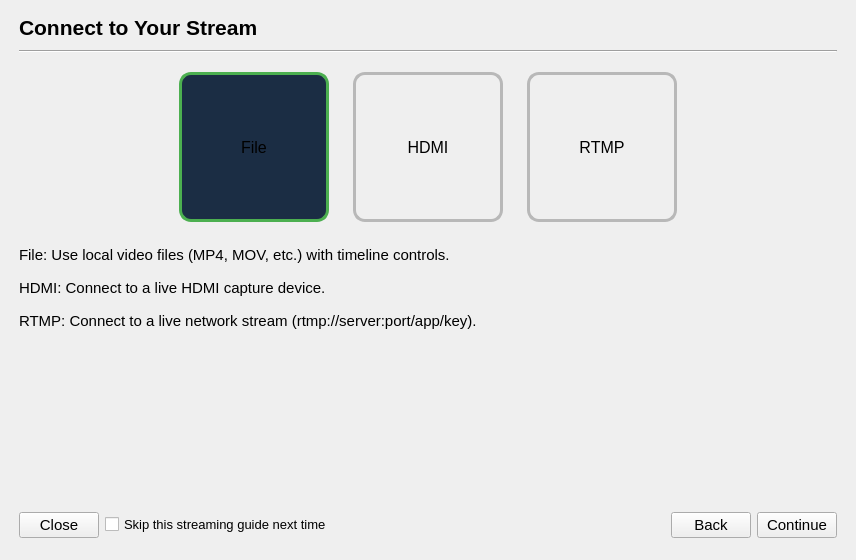
<?xml version="1.0" encoding="UTF-8"?>
<ui version="4.0">
 <class>StreamingGuide</class>
 <widget class="QDialog" name="StreamingGuide">
  <property name="geometry">
   <rect>
    <x>0</x>
    <y>0</y>
    <width>760</width>
    <height>560</height>
   </rect>
  </property>
  <property name="windowTitle">
   <string>Streaming Setup Guide</string>
  </property>
  <layout class="QVBoxLayout" name="verticalLayout">
   <property name="leftMargin">
    <number>10</number>
   </property>
   <property name="topMargin">
    <number>10</number>
   </property>
   <property name="rightMargin">
    <number>10</number>
   </property>
   <property name="bottomMargin">
    <number>10</number>
   </property>
   <item>
    <widget class="QStackedWidget" name="stackedWidget">
     <property name="currentIndex">
      <number>0</number>
     </property>
     <widget class="QWidget" name="pageSource">
      <layout class="QVBoxLayout" name="verticalLayout_source">
       <property name="spacing">
        <number>10</number>
       </property>
       <property name="topMargin">
        <number>5</number>
       </property>
       <item>
        <widget class="QLabel" name="labelPageSourceTitle">
         <property name="font">
          <font>
           <pointsize>16</pointsize>
           <bold>true</bold>
          </font>
         </property>
         <property name="text">
          <string>Connect to Your Stream</string>
         </property>
        </widget>
       </item>
       <item>
        <widget class="Line" name="line_source">
         <property name="orientation">
          <enum>Qt::Horizontal</enum>
         </property>
        </widget>
       </item>
       <item>
        <layout class="QVBoxLayout" name="verticalLayout_streamSelection">
         <property name="spacing">
          <number>15</number>
         </property>
         <item>
          <widget class="QWidget" name="streamTypeButtonWidget" native="true">
           <layout class="QHBoxLayout" name="horizontalLayout_streamButtons">
            <property name="spacing">
             <number>24</number>
            </property>
            <property name="leftMargin">
             <number>0</number>
            </property>
            <property name="rightMargin">
             <number>0</number>
            </property>
            <item>
             <spacer name="streamButtonsLeftSpacer">
              <property name="orientation">
               <enum>Qt::Horizontal</enum>
              </property>
              <property name="sizeType">
               <enum>QSizePolicy::Expanding</enum>
              </property>
              <property name="sizeHint" stdset="0">
               <size>
                <width>20</width>
                <height>20</height>
               </size>
              </property>
             </spacer>
            </item>
            <item>
             <widget class="QToolButton" name="fileButton">
              <property name="minimumSize">
               <size>
                <width>150</width>
                <height>150</height>
               </size>
              </property>
              <property name="maximumSize">
               <size>
                <width>180</width>
                <height>180</height>
               </size>
              </property>
              <property name="font">
               <font>
                <pointsize>12</pointsize>
               </font>
              </property>
              <property name="toolTip">
               <string>Pre-recorded video file with playback controls</string>
              </property>
              <property name="styleSheet">
               <string notr="true">QToolButton { border: 3px solid palette(mid); border-radius: 12px; padding: 10px; }
QToolButton:checked { border-color: #4CAF50; background-color: #1b2d44; }</string>
              </property>
              <property name="text">
               <string>File</string>
              </property>
              <property name="iconSize">
               <size>
                <width>72</width>
                <height>72</height>
               </size>
              </property>
              <property name="checkable">
               <bool>true</bool>
              </property>
              <property name="checked">
               <bool>true</bool>
              </property>
              <property name="toolButtonStyle">
               <enum>Qt::ToolButtonTextUnderIcon</enum>
              </property>
             </widget>
            </item>
            <item>
             <widget class="QToolButton" name="hdmiButton">
              <property name="minimumSize">
               <size>
                <width>150</width>
                <height>150</height>
               </size>
              </property>
              <property name="maximumSize">
               <size>
                <width>180</width>
                <height>180</height>
               </size>
              </property>
              <property name="font">
               <font>
                <pointsize>12</pointsize>
               </font>
              </property>
              <property name="toolTip">
               <string>Live HDMI capture device (enter device index)</string>
              </property>
              <property name="styleSheet">
               <string notr="true">QToolButton { border: 3px solid palette(mid); border-radius: 12px; padding: 10px; }
QToolButton:checked { border-color: #4CAF50; background-color: #1b2d44; }</string>
              </property>
              <property name="text">
               <string>HDMI</string>
              </property>
              <property name="iconSize">
               <size>
                <width>72</width>
                <height>72</height>
               </size>
              </property>
              <property name="checkable">
               <bool>true</bool>
              </property>
              <property name="toolButtonStyle">
               <enum>Qt::ToolButtonTextUnderIcon</enum>
              </property>
             </widget>
            </item>
            <item>
             <widget class="QToolButton" name="rtmpButton">
              <property name="minimumSize">
               <size>
                <width>150</width>
                <height>150</height>
               </size>
              </property>
              <property name="maximumSize">
               <size>
                <width>180</width>
                <height>180</height>
               </size>
              </property>
              <property name="font">
               <font>
                <pointsize>12</pointsize>
               </font>
              </property>
              <property name="toolTip">
               <string>Network stream via RTMP URL</string>
              </property>
              <property name="styleSheet">
               <string notr="true">QToolButton { border: 3px solid palette(mid); border-radius: 12px; padding: 10px; }
QToolButton:checked { border-color: #4CAF50; background-color: #1b2d44; }</string>
              </property>
              <property name="text">
               <string>RTMP</string>
              </property>
              <property name="iconSize">
               <size>
                <width>72</width>
                <height>72</height>
               </size>
              </property>
              <property name="checkable">
               <bool>true</bool>
              </property>
              <property name="toolButtonStyle">
               <enum>Qt::ToolButtonTextUnderIcon</enum>
              </property>
             </widget>
            </item>
            <item>
             <spacer name="streamButtonsRightSpacer">
              <property name="orientation">
               <enum>Qt::Horizontal</enum>
              </property>
              <property name="sizeType">
               <enum>QSizePolicy::Expanding</enum>
              </property>
              <property name="sizeHint" stdset="0">
               <size>
                <width>20</width>
                <height>20</height>
               </size>
              </property>
             </spacer>
            </item>
           </layout>
          </widget>
         </item>
         <item>
          <widget class="QLabel" name="labelFileDescription">
           <property name="font">
            <font>
             <pointsize>11</pointsize>
            </font>
           </property>
           <property name="text">
            <string>File: Use local video files (MP4, MOV, etc.) with timeline controls.</string>
           </property>
           <property name="wordWrap">
            <bool>true</bool>
           </property>
          </widget>
         </item>
         <item>
          <widget class="QLabel" name="labelHdmiDescription">
           <property name="font">
            <font>
             <pointsize>11</pointsize>
            </font>
           </property>
           <property name="text">
            <string>HDMI: Connect to a live HDMI capture device.</string>
           </property>
           <property name="wordWrap">
            <bool>true</bool>
           </property>
          </widget>
         </item>
         <item>
          <widget class="QLabel" name="labelRtmpDescription">
           <property name="font">
            <font>
             <pointsize>11</pointsize>
            </font>
           </property>
           <property name="text">
            <string>RTMP: Connect to a live network stream (rtmp://server:port/app/key).</string>
           </property>
           <property name="wordWrap">
            <bool>true</bool>
           </property>
          </widget>
         </item>
         <item>
          <spacer name="verticalSpacer_source">
           <property name="orientation">
            <enum>Qt::Vertical</enum>
           </property>
           <property name="sizeType">
            <enum>QSizePolicy::Expanding</enum>
           </property>
           <property name="sizeHint" stdset="0">
            <size>
             <width>20</width>
             <height>40</height>
            </size>
           </property>
          </spacer>
         </item>
        </layout>
       </item>
      </layout>
     </widget>
     <widget class="QWidget" name="pageConnection">
      <layout class="QVBoxLayout" name="verticalLayout_connection">
       <property name="spacing">
        <number>10</number>
       </property>
       <property name="topMargin">
        <number>5</number>
       </property>
       <item>
        <widget class="QLabel" name="labelPageConnectionTitle">
         <property name="font">
          <font>
           <pointsize>16</pointsize>
           <bold>true</bold>
          </font>
         </property>
         <property name="text">
          <string>Connection Details</string>
         </property>
        </widget>
       </item>
       <item>
        <widget class="Line" name="line_connection">
         <property name="orientation">
          <enum>Qt::Horizontal</enum>
         </property>
        </widget>
       </item>
       <item>
        <widget class="QLabel" name="labelConnectionInstructions">
         <property name="font">
          <font>
           <pointsize>12</pointsize>
          </font>
         </property>
         <property name="text">
          <string>Provide the path or URL for your selected stream type. You can optionally auto-connect when the guide is finished.</string>
         </property>
         <property name="wordWrap">
          <bool>true</bool>
         </property>
        </widget>
       </item>
       <item>
        <layout class="QGridLayout" name="gridLayout_connection">
         <item row="0" column="0">
          <widget class="QLabel" name="labelStreamUrl">
           <property name="font">
            <font>
             <pointsize>12</pointsize>
            </font>
           </property>
           <property name="text">
            <string>Stream URL/Path:</string>
           </property>
          </widget>
         </item>
         <item row="0" column="1">
          <layout class="QHBoxLayout" name="horizontalLayout_url">
           <item>
            <widget class="QLineEdit" name="streamUrlLineEdit">
             <property name="placeholderText">
              <string>Click Browse to select a file or enter a URL...</string>
             </property>
            </widget>
           </item>
           <item>
            <widget class="QPushButton" name="browseButton">
             <property name="font">
              <font>
               <pointsize>11</pointsize>
              </font>
             </property>
             <property name="text">
              <string>Browse...</string>
             </property>
            </widget>
           </item>
          </layout>
         </item>
         <item row="2" column="0">
          <widget class="QLabel" name="labelAutoConnect">
           <property name="font">
            <font>
             <pointsize>12</pointsize>
            </font>
           </property>
           <property name="text">
            <string>Auto Connect:</string>
           </property>
          </widget>
         </item>
         <item row="2" column="1">
          <widget class="QCheckBox" name="autoConnectCheckBox">
           <property name="font">
            <font>
             <pointsize>11</pointsize>
            </font>
           </property>
           <property name="text">
            <string>Connect as soon as the guide finishes</string>
           </property>
          </widget>
         </item>
         <item row="1" column="0">
          <widget class="QLabel" name="labelHdmiDevices">
           <property name="font">
            <font>
             <pointsize>12</pointsize>
            </font>
           </property>
           <property name="text">
            <string>Capture Devices:</string>
           </property>
          </widget>
         </item>
         <item row="1" column="1">
          <layout class="QHBoxLayout" name="horizontalLayout_hdmiDevices">
           <item>
            <widget class="QComboBox" name="deviceComboBox">
             <property name="enabled">
              <bool>true</bool>
             </property>
            </widget>
           </item>
           <item>
            <widget class="QPushButton" name="scanDevicesButton">
             <property name="font">
              <font>
               <pointsize>11</pointsize>
              </font>
             </property>
             <property name="text">
              <string>Scan...</string>
             </property>
            </widget>
           </item>
          </layout>
         </item>
         <item row="3" column="0">
          <spacer name="verticalSpacer_resolution">
           <property name="orientation">
            <enum>Qt::Vertical</enum>
           </property>
           <property name="sizeHint" stdset="0">
            <size>
             <width>20</width>
             <height>20</height>
            </size>
           </property>
          </spacer>
         </item>
         <item row="3" column="1">
          <spacer name="verticalSpacer_resolution2">
           <property name="orientation">
            <enum>Qt::Vertical</enum>
           </property>
           <property name="sizeHint" stdset="0">
            <size>
             <width>20</width>
             <height>20</height>
            </size>
           </property>
          </spacer>
         </item>
         <item row="4" column="0">
          <widget class="QLabel" name="labelProcessingResolution">
           <property name="font">
            <font>
             <pointsize>12</pointsize>
            </font>
           </property>
           <property name="text">
            <string>Processing Resolution:</string>
           </property>
          </widget>
         </item>
         <item row="4" column="1">
          <widget class="QWidget" name="resolutionSliderWidget" native="true">
           <property name="minimumSize">
            <size>
             <width>400</width>
             <height>60</height>
            </size>
           </property>
          </widget>
         </item>
        </layout>
       </item>
       <item>
        <spacer name="verticalSpacer_connection">
         <property name="orientation">
          <enum>Qt::Vertical</enum>
         </property>
         <property name="sizeType">
          <enum>QSizePolicy::Expanding</enum>
         </property>
         <property name="sizeHint" stdset="0">
          <size>
           <width>20</width>
           <height>40</height>
          </size>
         </property>
        </spacer>
       </item>
      </layout>
     </widget>
     <widget class="QWidget" name="pageCapture">
      <layout class="QVBoxLayout" name="verticalLayout_capture">
       <property name="topMargin">
        <number>5</number>
       </property>
       <item>
        <widget class="QLabel" name="labelPageCaptureTitle">
         <property name="font">
          <font>
           <pointsize>16</pointsize>
           <bold>true</bold>
          </font>
         </property>
         <property name="text">
          <string>Image Capture Information</string>
         </property>
        </widget>
       </item>
       <item>
        <widget class="Line" name="line_capture">
         <property name="orientation">
          <enum>Qt::Horizontal</enum>
         </property>
        </widget>
       </item>
       <item>
        <widget class="QWidget" name="widgetDrone" native="true">
         <layout class="QVBoxLayout" name="verticalLayout_drone">
          <item>
           <widget class="QLabel" name="labelDrone">
            <property name="font">
             <font>
              <pointsize>12</pointsize>
             </font>
            </property>
            <property name="text">
             <string>What drone/camera was used to capture images?</string>
            </property>
           </widget>
          </item>
          <item>
           <widget class="QComboBox" name="droneComboBox">
            <property name="font">
             <font>
              <pointsize>11</pointsize>
             </font>
            </property>
            <property name="editable">
             <bool>false</bool>
            </property>
           </widget>
          </item>
         </layout>
        </widget>
       </item>
       <item>
        <widget class="QWidget" name="widgetAltitude" native="true">
         <layout class="QVBoxLayout" name="verticalLayout_altitude">
          <item>
           <widget class="QLabel" name="labelAltitude">
            <property name="font">
             <font>
              <pointsize>12</pointsize>
             </font>
            </property>
            <property name="text">
             <string>At what above ground level (AGL) altitude was the drone flying?</string>
            </property>
           </widget>
          </item>
          <item>
           <layout class="QHBoxLayout" name="horizontalLayout_altitude">
            <item>
             <widget class="QSlider" name="altitudeSlider">
              <property name="layoutDirection">
               <enum>Qt::LeftToRight</enum>
              </property>
              <property name="minimum">
               <number>0</number>
              </property>
              <property name="maximum">
               <number>600</number>
              </property>
              <property name="value">
               <number>100</number>
              </property>
              <property name="orientation">
               <enum>Qt::Horizontal</enum>
              </property>
             </widget>
            </item>
            <item>
             <widget class="QSpinBox" name="altitudeSpinBox">
              <property name="font">
               <font>
                <pointsize>11</pointsize>
               </font>
              </property>
              <property name="minimum">
               <number>0</number>
              </property>
              <property name="maximum">
               <number>1000</number>
              </property>
              <property name="value">
               <number>100</number>
              </property>
             </widget>
            </item>
            <item>
             <widget class="QComboBox" name="altitudeUnitComboBox">
              <property name="font">
               <font>
                <pointsize>11</pointsize>
               </font>
              </property>
              <item>
               <property name="text">
                <string>ft</string>
               </property>
              </item>
              <item>
               <property name="text">
                <string>m</string>
               </property>
              </item>
             </widget>
            </item>
           </layout>
          </item>
         </layout>
        </widget>
       </item>
       <item>
        <spacer name="verticalSpacer_capture1">
         <property name="orientation">
          <enum>Qt::Vertical</enum>
         </property>
         <property name="sizeType">
          <enum>QSizePolicy::Fixed</enum>
         </property>
         <property name="sizeHint" stdset="0">
          <size>
           <width>20</width>
           <height>20</height>
          </size>
         </property>
        </spacer>
       </item>
       <item>
        <widget class="QWidget" name="gsdWidget" native="true">
         <layout class="QVBoxLayout" name="verticalLayout_gsd">
          <item>
           <widget class="QLabel" name="labelGSDTitle">
            <property name="font">
             <font>
              <pointsize>12</pointsize>
              <bold>true</bold>
             </font>
            </property>
            <property name="text">
             <string>Estimated Ground Sampling Distance (GSD):</string>
            </property>
           </widget>
          </item>
          <item>
           <widget class="QTextEdit" name="gsdTextEdit">
            <property name="maximumSize">
             <size>
              <width>16777215</width>
              <height>100</height>
             </size>
            </property>
            <property name="font">
             <font>
              <pointsize>11</pointsize>
             </font>
            </property>
            <property name="readOnly">
             <bool>true</bool>
            </property>
            <property name="html">
             <string>&lt;!DOCTYPE HTML PUBLIC &quot;-//W3C//DTD HTML 4.0//EN&quot; &quot;http://www.w3.org/TR/REC-html40/strict.dtd&quot;&gt;
&lt;html&gt;&lt;head&gt;&lt;meta name=&quot;qrichtext&quot; content=&quot;1&quot; /&gt;&lt;meta charset=&quot;utf-8&quot; /&gt;&lt;style type=&quot;text/css&quot;&gt;
p, li { white-space: pre-wrap; }
hr { height: 1px; border-width: 0; }
li.unchecked::marker { content: &quot;\2610&quot;; }
li.checked::marker { content: &quot;\2612&quot;; }
&lt;/style&gt;&lt;/head&gt;&lt;body style=&quot; font-family:'Segoe UI'; font-size:11pt; font-weight:400; font-style:normal;&quot;&gt;
&lt;p style=&quot;-qt-paragraph-type:empty; margin-top:0px; margin-bottom:0px; margin-left:0px; margin-right:0px; -qt-block-indent:0; text-indent:0px; font-family:'MS Shell Dlg 2'; font-size:9pt;&quot;&gt;&lt;br /&gt;&lt;/p&gt;&lt;/body&gt;&lt;/html&gt;</string>
            </property>
            <property name="placeholderText">
             <string>--</string>
            </property>
           </widget>
          </item>
         </layout>
        </widget>
       </item>
       <item>
        <spacer name="verticalSpacer_capture2">
         <property name="orientation">
          <enum>Qt::Vertical</enum>
         </property>
         <property name="sizeType">
          <enum>QSizePolicy::Expanding</enum>
         </property>
         <property name="sizeHint" stdset="0">
          <size>
           <width>20</width>
           <height>40</height>
          </size>
         </property>
        </spacer>
       </item>
      </layout>
     </widget>
     <widget class="QWidget" name="pageTargetSize">
      <layout class="QVBoxLayout" name="verticalLayout_targetSize">
       <property name="topMargin">
        <number>5</number>
       </property>
       <item>
        <widget class="QLabel" name="labelPageTargetSizeTitle">
         <property name="font">
          <font>
           <pointsize>16</pointsize>
           <bold>true</bold>
          </font>
         </property>
         <property name="text">
          <string>Search Target Size</string>
         </property>
         <property name="wordWrap">
          <bool>true</bool>
         </property>
        </widget>
       </item>
       <item>
        <widget class="Line" name="line_targetSize">
         <property name="orientation">
          <enum>Qt::Horizontal</enum>
         </property>
        </widget>
       </item>
       <item>
        <widget class="QWidget" name="widgetObjectSize" native="true">
         <layout class="QVBoxLayout" name="verticalLayout_objectSize">
          <item>
           <widget class="QLabel" name="labelObjectSize">
            <property name="font">
             <font>
              <pointsize>12</pointsize>
             </font>
            </property>
            <property name="text">
             <string>Approximately how large are the objects you're wanting to identify?</string>
            </property>
           </widget>
          </item>
          <item>
           <widget class="QWidget" name="objectSizeRangeSliderWidget" native="true">
            <property name="sizePolicy">
             <sizepolicy hsizetype="Preferred" vsizetype="MinimumExpanding">
              <horstretch>0</horstretch>
              <verstretch>0</verstretch>
             </sizepolicy>
            </property>
            <property name="minimumSize">
             <size>
              <width>800</width>
              <height>150</height>
             </size>
            </property>
           </widget>
          </item>
         </layout>
        </widget>
       </item>
       <item>
        <widget class="QLabel" name="labelExamples">
         <property name="font">
          <font>
           <pointsize>12</pointsize>
          </font>
         </property>
         <property name="text">
          <string>&lt;html&gt;&lt;head/&gt;&lt;body&gt;&lt;p&gt;&lt;span style=&quot; font-weight:700;&quot;&gt;More Examples:&lt;/span&gt;&lt;/p&gt;&lt;ul&gt;&lt;li&gt;&amp;nbsp;&amp;nbsp;1 sqft – Hat, Helmet, Plastic Bag &lt;/li&gt;&lt;li&gt;&amp;nbsp;&amp;nbsp;3 sqft – Cat, Daypack &lt;/li&gt;&lt;li&gt;&amp;nbsp;&amp;nbsp;6 sqft – Large Pack, Medium Dog &lt;/li&gt;&lt;li&gt;&amp;nbsp;&amp;nbsp;12 sqft – Sleeping Bag, Large Dog &lt;/li&gt;&lt;li&gt;&amp;nbsp;&amp;nbsp;50 sqft – Small Boat, 2-Person Tent &lt;/li&gt;&lt;li&gt;&amp;nbsp;&amp;nbsp;200 sqft – Car/SUV, Small Pickup Truck, Large Tent &lt;/li&gt;&lt;li&gt;&amp;nbsp;&amp;nbsp;1000 sqft – House &lt;/li&gt;&lt;/ul&gt;&lt;/body&gt;&lt;/html&gt;</string>
         </property>
         <property name="wordWrap">
          <bool>true</bool>
         </property>
        </widget>
       </item>
       <item>
        <spacer name="verticalSpacer_targetSize">
         <property name="orientation">
          <enum>Qt::Vertical</enum>
         </property>
         <property name="sizeType">
          <enum>QSizePolicy::Expanding</enum>
         </property>
         <property name="sizeHint" stdset="0">
          <size>
           <width>20</width>
           <height>40</height>
          </size>
         </property>
        </spacer>
       </item>
      </layout>
     </widget>
     <widget class="QWidget" name="pageAlgorithm">
      <layout class="QVBoxLayout" name="verticalLayout_algorithm">
       <property name="spacing">
        <number>10</number>
       </property>
       <property name="topMargin">
        <number>5</number>
       </property>
       <item>
        <widget class="QLabel" name="labelPageAlgorithmTitle">
         <property name="font">
          <font>
           <pointsize>16</pointsize>
           <bold>true</bold>
          </font>
         </property>
         <property name="text">
          <string>Detection &amp; Processing</string>
         </property>
        </widget>
       </item>
       <item>
        <widget class="Line" name="line_algorithm">
         <property name="orientation">
          <enum>Qt::Horizontal</enum>
         </property>
        </widget>
       </item>
       <item>
        <widget class="QWidget" name="algorithmWidget" native="true">
         <layout class="QVBoxLayout" name="verticalLayout_algorithmDecision">
          <item>
           <widget class="QLabel" name="labelCurrentQuestion">
            <property name="font">
             <font>
              <pointsize>14</pointsize>
             </font>
            </property>
            <property name="text">
             <string>Are you looking for specific colors?</string>
            </property>
            <property name="alignment">
             <set>Qt::AlignCenter</set>
            </property>
           </widget>
          </item>
          <item>
           <layout class="QHBoxLayout" name="horizontalLayout_algorithmButtons">
            <property name="topMargin">
             <number>10</number>
            </property>
            <property name="bottomMargin">
             <number>10</number>
            </property>
            <item>
             <spacer name="horizontalSpacer_algorithm">
              <property name="orientation">
               <enum>Qt::Horizontal</enum>
              </property>
              <property name="sizeType">
               <enum>QSizePolicy::Expanding</enum>
              </property>
              <property name="sizeHint" stdset="0">
               <size>
                <width>40</width>
                <height>20</height>
               </size>
              </property>
             </spacer>
            </item>
            <item>
             <widget class="QPushButton" name="buttonYes">
              <property name="minimumSize">
               <size>
                <width>100</width>
                <height>40</height>
               </size>
              </property>
              <property name="font">
               <font>
                <pointsize>12</pointsize>
               </font>
              </property>
              <property name="text">
               <string>Yes</string>
              </property>
             </widget>
            </item>
            <item>
             <spacer name="horizontalSpacer_algorithm2">
              <property name="orientation">
               <enum>Qt::Horizontal</enum>
              </property>
              <property name="sizeHint" stdset="0">
               <size>
                <width>40</width>
                <height>20</height>
               </size>
              </property>
             </spacer>
            </item>
            <item>
             <widget class="QPushButton" name="buttonNo">
              <property name="minimumSize">
               <size>
                <width>100</width>
                <height>40</height>
               </size>
              </property>
              <property name="font">
               <font>
                <pointsize>12</pointsize>
               </font>
              </property>
              <property name="text">
               <string>No</string>
              </property>
             </widget>
            </item>
            <item>
             <spacer name="horizontalSpacer_algorithm3">
              <property name="orientation">
               <enum>Qt::Horizontal</enum>
              </property>
              <property name="sizeType">
               <enum>QSizePolicy::Expanding</enum>
              </property>
              <property name="sizeHint" stdset="0">
               <size>
                <width>40</width>
                <height>20</height>
               </size>
              </property>
             </spacer>
            </item>
           </layout>
          </item>
          <item>
           <widget class="QLabel" name="labelAlgorithmResult">
            <property name="font">
             <font>
              <pointsize>14</pointsize>
              <bold>true</bold>
             </font>
            </property>
            <property name="visible">
             <bool>false</bool>
            </property>
            <property name="text">
             <string/>
            </property>
            <property name="alignment">
             <set>Qt::AlignCenter</set>
            </property>
           </widget>
          </item>
          <item>
           <layout class="QHBoxLayout" name="horizontalLayout_reset">
            <property name="topMargin">
             <number>25</number>
            </property>
            <property name="bottomMargin">
             <number>9</number>
            </property>
            <item>
             <spacer name="horizontalSpacer_reset">
              <property name="orientation">
               <enum>Qt::Horizontal</enum>
              </property>
              <property name="sizeType">
               <enum>QSizePolicy::Expanding</enum>
              </property>
              <property name="sizeHint" stdset="0">
               <size>
                <width>40</width>
                <height>20</height>
               </size>
              </property>
             </spacer>
            </item>
            <item>
             <widget class="QPushButton" name="resetAlgorithmButton">
              <property name="font">
               <font>
                <pointsize>11</pointsize>
               </font>
              </property>
              <property name="text">
               <string>Reset</string>
              </property>
             </widget>
            </item>
            <item>
             <spacer name="horizontalSpacer_reset2">
              <property name="orientation">
               <enum>Qt::Horizontal</enum>
              </property>
              <property name="sizeType">
               <enum>QSizePolicy::Expanding</enum>
              </property>
              <property name="sizeHint" stdset="0">
               <size>
                <width>40</width>
                <height>20</height>
               </size>
              </property>
             </spacer>
            </item>
           </layout>
          </item>
          <item>
           <spacer name="verticalSpacer_algorithmDecision">
            <property name="orientation">
             <enum>Qt::Vertical</enum>
            </property>
            <property name="sizeType">
             <enum>QSizePolicy::Expanding</enum>
            </property>
            <property name="sizeHint" stdset="0">
             <size>
              <width>20</width>
              <height>40</height>
             </size>
            </property>
           </spacer>
          </item>
         </layout>
        </widget>
       </item>
       <item>
        <spacer name="verticalSpacer_algorithm">
         <property name="orientation">
          <enum>Qt::Vertical</enum>
         </property>
         <property name="sizeType">
          <enum>QSizePolicy::Expanding</enum>
         </property>
         <property name="sizeHint" stdset="0">
          <size>
           <width>20</width>
           <height>40</height>
          </size>
         </property>
        </spacer>
       </item>
      </layout>
     </widget>
     <widget class="QWidget" name="pageAlgorithmParameters">
      <layout class="QVBoxLayout" name="verticalLayout_algorithmParameters">
       <property name="topMargin">
        <number>5</number>
       </property>
       <item>
        <widget class="QLabel" name="labelPageAlgorithmParametersTitle">
         <property name="font">
          <font>
           <pointsize>16</pointsize>
           <bold>true</bold>
          </font>
         </property>
         <property name="text">
          <string>Algorithm Parameters</string>
         </property>
        </widget>
       </item>
       <item>
        <widget class="Line" name="line_algorithmParameters">
         <property name="orientation">
          <enum>Qt::Horizontal</enum>
         </property>
        </widget>
       </item>
       <item>
        <widget class="QWidget" name="algorithmParametersContainer" native="true"/>
       </item>
      </layout>
     </widget>
    </widget>
   </item>
   <item>
    <widget class="QWidget" name="buttonWidget" native="true">
     <property name="minimumSize">
      <size>
       <width>0</width>
       <height>50</height>
      </size>
     </property>
     <layout class="QHBoxLayout" name="horizontalLayout_buttons">
      <item>
       <widget class="QPushButton" name="cancelButton">
        <property name="font">
         <font>
          <pointsize>11</pointsize>
         </font>
        </property>
        <property name="text">
         <string>Close</string>
        </property>
       </widget>
      </item>
      <item>
       <widget class="QCheckBox" name="skipGuideCheckBox">
        <property name="font">
         <font>
          <pointsize>10</pointsize>
         </font>
        </property>
        <property name="text">
         <string>Skip this streaming guide next time</string>
        </property>
       </widget>
      </item>
      <item>
       <spacer name="horizontalSpacer">
        <property name="orientation">
         <enum>Qt::Horizontal</enum>
        </property>
        <property name="sizeType">
         <enum>QSizePolicy::Expanding</enum>
        </property>
        <property name="sizeHint" stdset="0">
         <size>
          <width>40</width>
          <height>20</height>
         </size>
        </property>
       </spacer>
      </item>
      <item>
       <widget class="QPushButton" name="backButton">
        <property name="font">
         <font>
          <pointsize>11</pointsize>
         </font>
        </property>
        <property name="text">
         <string>Back</string>
        </property>
       </widget>
      </item>
      <item>
       <widget class="QPushButton" name="continueButton">
        <property name="font">
         <font>
          <pointsize>11</pointsize>
         </font>
        </property>
        <property name="text">
         <string>Continue</string>
        </property>
       </widget>
      </item>
     </layout>
    </widget>
   </item>
  </layout>
 </widget>
 <resources/>
 <connections/>
</ui>
